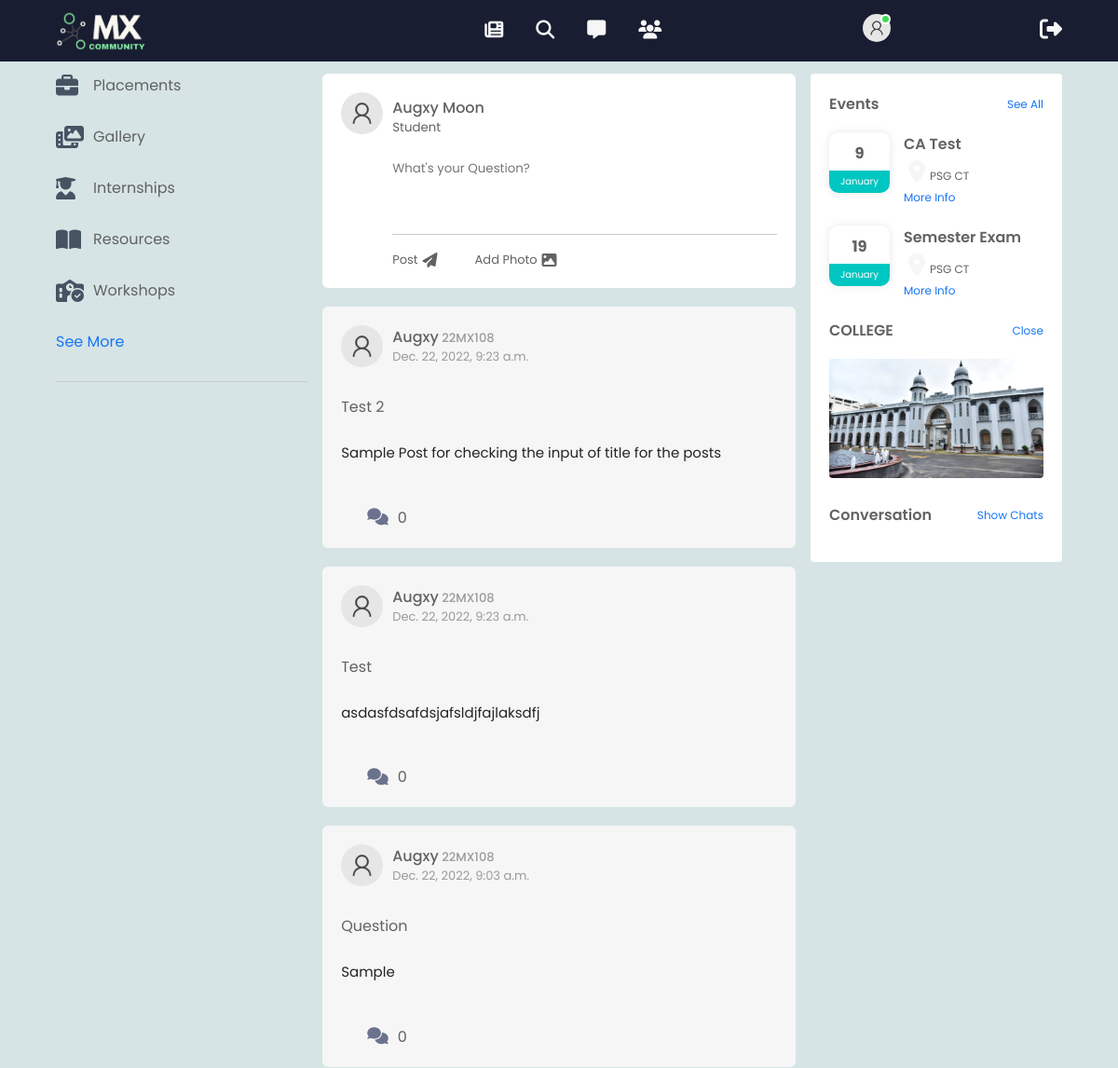
Before: /feed/ (signed in, upper part) with the older database file.
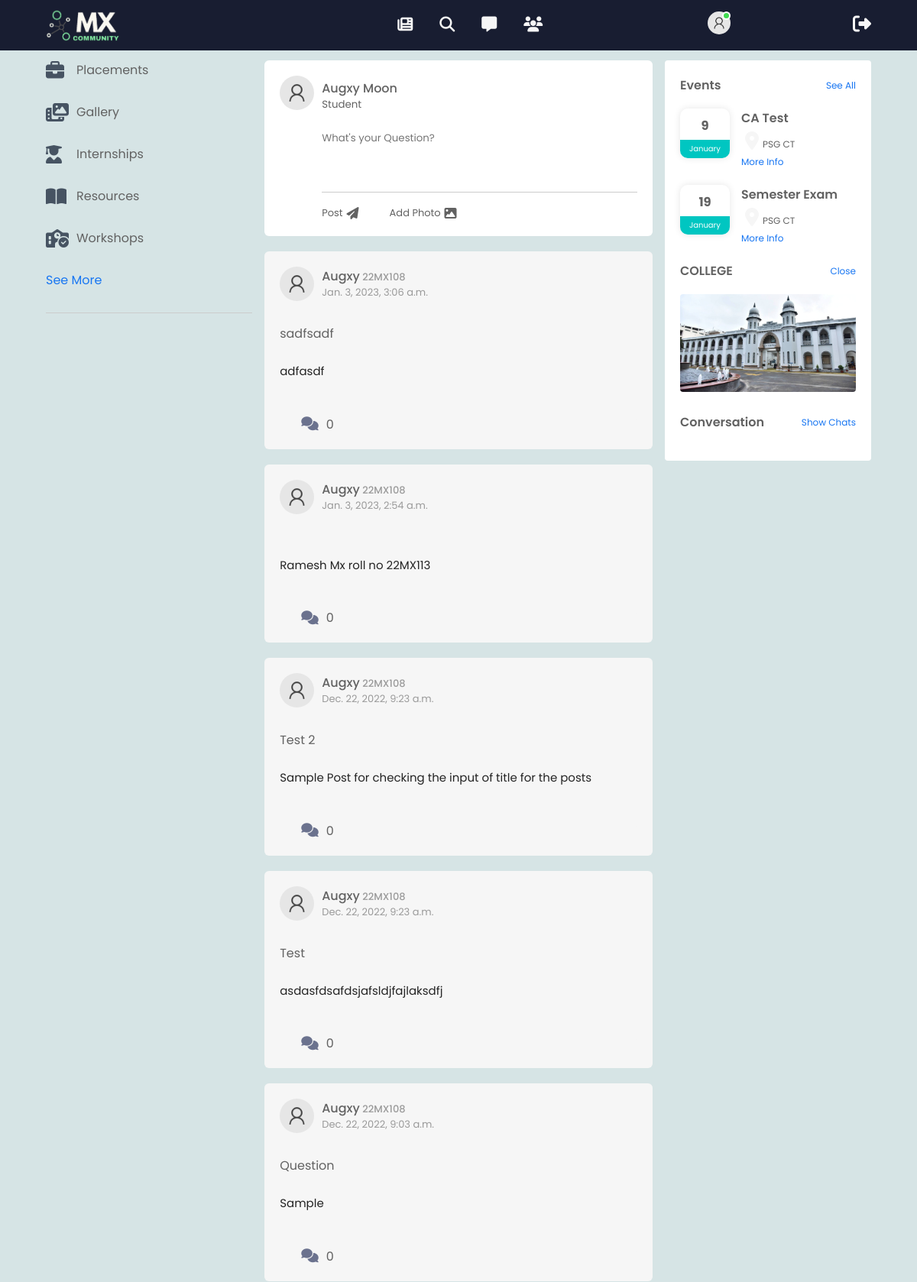
After: the same page with the newer database file.
### mca/models.py (models this page shows, shortened)
class Post(models.Model):
    author = models.ForeignKey(NewUser,on_delete=CASCADE)
    title = models.CharField(max_length=30,default='Question')
    post_time = models.DateTimeField(default=timezone.now)
    content = models.TextField(null=False)
    comment = models.TextField(blank=True)

class NewUser(AbstractUser):
    rollno = models.CharField(max_length=7,null=False,unique=True,verbose_name='Roll Number')
    USERNAME_FIELD = 'rollno'

### mca/views.py (the view, shortened to what this page needs)
# urls.py: path('feed/',views.feed,name='feed'),
@login_required
def feed(request):
    User = get_user_model()
    users = User.objects.all()
    print(users)
    feed_dict = {'feed':Post.objects.order_by('-post_time'),'users':users}
    return render(request,'feed.html',feed_dict)

### mx_community/templates/feed.html (shortened to what this page needs)
{% extends 'base.html' %}
{% block page%}
{% load static %}
<div class="container">
    <div class="left-sidebar">
        <div class="imp-links">
            <a href="#"> <i class="fa-solid fa-briefcase"></i>Placements</a>
            <a href="#"> <i class="fa-solid fa-photo-film"></i>Gallery</a>
            <a href="#"><i class="fa-solid fa-user-graduate"></i> Internships</a>
            <a href="#"> <i class="fa-solid fa-book-open"></i>Resources</a>
            <a href="#"> <i class="fa-solid fa-school-circle-check"></i>Workshops</a>
            <a href="#">See More</a>
        </div>
    </div>
    <div class="main-content">
        <div class="write-post-container">
            <div class="user-profile">
                <a href="{% url 'profile' %}"><img src="{% static '/img/user.png' %}" alt=""></a>
                <div>
                    <p style="text-transform: capitalize;">{{user.get_full_name}}</p>
                    <small>Student</small>
                </div>
            </div>
            <div class="post-input-container">
                <form action="" method="POST" onfocus="" id="post-form">
                    <textarea rows="4" required placeholder="What's your Question?" name="postcontent" oninput="inputTitle()"></textarea>
                </form>
                <div class="add-post-links">
                    <a href="#" onclick="createPost()">Post<i class="fa-solid fa-paper-plane"></i></a>
                    <a href="#">Add Photo  <i class="fa-solid fa-image"></i></a>
                </div>
            </div>
        </div>
        {% for post in feed %}
        <div class="post-container" id="pp">
            <div class="post-row">
                <div class="user-profile">
                    <img src="{% static '/img/user.png' %}" alt="">
                    <div>
                        <p>{{post.author.first_name}}<span>  {{post.author.rollno}}</span></p>
                        <span>{{post.post_time}}</span>
                    </div>
                </div>
                <a href="#">  <i class="fas fa-ellipsis-v"></i></a>
            </div>
            <p class="post-title">{{post.title}}</p>
            <p class="post-text">{{post.content}}</p>
                <div class="post-row">
                    <div class="activity-icons">
                        <div><img src="/images/like-blue.png" alt=""><i class="fa-solid fa-comments"></i>0</div>
                    </div>
                      <div class="post-profile-icon">
                        <i class="fa-sharp fa-solid fa-caret-down"></i>
                    </div>
                </div>
        </div>
        {% endfor %}
    </div>
    <div class="right-sidebar">
        <div class="sidebar-title">
            <h4>Events</h4>
            <a href="#">See All</a>
        </div>
        <div class="event">
            <div class="left-event">
                <h3>9</h3>
                <span>January</span>
            </div>
            <div class="right-event">
                <h4>CA Test</h4>
                <p><i class="fa-solid fa-location-dot"></i></i>PSG CT</p>
                <a href="#">More Info</a>
            </div>
        </div>
            <div class="event">
                <div class="left-event">
                    <h3>19</h3>
                    <span>January</span>
                </div>
                <div class="right-event">
                    <h4>Semester Exam</h4>
                    <p><i class="fa-solid fa-location-dot"></i>PSG CT</p>
                    <a href="#">More Info</a>
                </div>
        </div>
        <div class="sidebar-title">
            <h4>COLLEGE</h4>
            <a href="#">Close</a>
        </div>
        <img src="{% static '/img/clg.jpg' %}" alt="" class="side-ads">
        <div class="sidebar-title">
            <h4>Conversation</h4>
            <a href="#" id="hidechat" onclick="showChat()">Show Chats</a>
        </div>
    </div>
</div>
{% endblock %}

Changed rows visible on the page:
added Post: author.first_name "Augxy", author.rollno "22MX108", post_time "Jan. 3, 2023, 3:06 a.m.", title "sadfsadf", content "adfasdf"
added Post: author.first_name "Augxy", author.rollno "22MX108", post_time "Jan. 3, 2023, 2:54 a.m.", content "Ramesh Mx roll no 22MX113"
